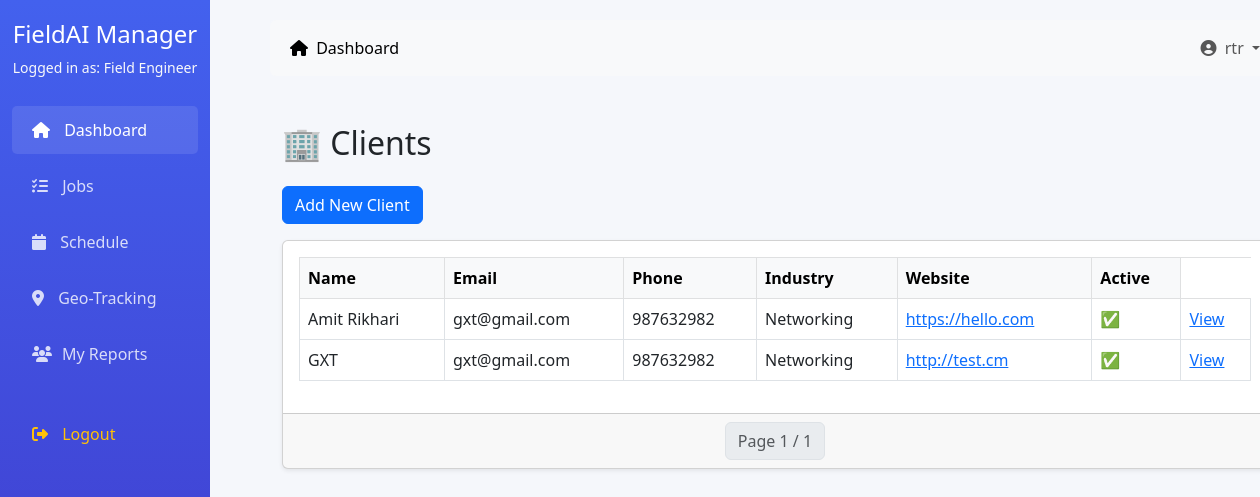
The page /dashboard/clients/ (signed in) on the database its author committed.
### accounts/models.py (models this page shows, shortened)
class CustomUser(AbstractUser):
    ROLE_CHOICES = (
        ('admin', 'Admin'),
        ('manager', 'Project Manager'),
        ('engineer', 'Field Engineer'),
        ('client', 'Client'),
        ('accounts', 'Accounts Team'),
    )
    role = models.CharField(max_length=20, choices=ROLE_CHOICES, default='engineer')
    phone = models.CharField(max_length=15, blank=True)
    address = models.TextField(blank=True)
    profile_picture = models.ImageField(upload_to='profiles/', blank=True)
    created_at = models.DateTimeField(auto_now=True)
    updated_at = models.DateTimeField(auto_now=True)

class ClientCompany(models.Model):   # or maybe named Client?
    name = models.CharField(max_length=255)
    contact_email = models.EmailField()
    contact_phone = models.CharField(max_length=20, blank=True, null=True)
    address = models.TextField(blank=True, null=True)
    industry = models.CharField(max_length=100, blank=True, null=True)
    website = models.URLField(blank=True, null=True)
    is_active = models.BooleanField(default=True)

### dashboard/views.py (the view)
# urls.py: path("clients/", views.client_list, name="client_list"),
@login_required
def client_list(request):
    clients = ClientCompany.objects.all().order_by("-id")
    paginator = Paginator(clients, 10)
    page = request.GET.get("page")
    clients_page = paginator.get_page(page)
    return render(request, "dashboard/client_list.html", {"clients_page": clients_page})

### dashboard/templates/dashboard/client_list.html (shortened to what this page needs)
{% extends "dashboard/base.html" %}
{% block content %}
<div class="container-fluid py-4">
  <h2 class="mb-4">🏢 Clients</h2>
  <div class="mb-3">
    <a href="{% url 'dashboard:client_add' %}" class="btn btn-primary">
       Add New Client
    </a>
  </div>
  <div class="card shadow-sm">
    <div class="card-body table-responsive">
      <table class="table table-bordered table-hover align-middle">
        <thead class="table-light">
          <tr>
            <th>Name</th>
            <th>Email</th>
            <th>Phone</th>
            <th>Industry</th>
            <th>Website</th>
            <th>Active</th>
          </tr>
        </thead>
        <tbody>
          {% for client in clients_page %}
          <tr>
            <td>{{ client.name }}</td>
            <td>{{ client.contact_email }}</td>
            <td>{{ client.contact_phone }}</td>
            <td>{{ client.industry }}</td>
            <td><a href="{{ client.website }}" target="_blank">{{ client.website }}</a></td>
            <td>
              {% if client.is_active %}
                ✅
              {% else %}
                ❌
              {% endif %}
            </td>
            <td><a href="{% url 'dashboard:client_detail' client.pk %}">View</a></td>
          </tr>
          {% empty %}
          <tr>
            <td colspan="6" class="text-center text-muted">No clients found</td>
          </tr>
          {% endfor %}
        </tbody>
      </table>
    </div>
    <div class="card-footer d-flex justify-content-center">
      <nav>
        <ul class="pagination mb-0">
          <li class="page-item disabled"><span class="page-link">Page {{ clients_page.number }} / {{ clients_page.paginator.num_pages }}</span></li>
        </ul>
      </nav>
    </div>
  </div>
</div>
{% endblock %}

### dashboard/templates/dashboard/base.html (shortened to what this page needs)
<!DOCTYPE html>
<html lang="en">
<head>
    <link href="https://cdn.jsdelivr.net/npm/bootstrap@5.3.0/dist/css/bootstrap.min.css" rel="stylesheet">
    <link rel="stylesheet" href="https://cdnjs.cloudflare.com/ajax/libs/font-awesome/6.4.0/css/all.min.css">
</head>
<body>
    <div class="container-fluid">
        <div class="row">
            <div class="col-md-2 sidebar d-none d-md-block">
                <div class="text-center mb-4">
                    <h4>FieldAI Manager</h4>
                    <p class="text-light small">Logged in as: {{ user.get_role_display }}</p>
                </div>
                <ul class="nav flex-column">
                    <li class="nav-item">
                        <a class="nav-link active" href="{% if user.role == 'admin' %}{% url 'dashboard:admin_dashboard' %}{% elif user.role == 'manager' %}{% url 'dashboard:manager_dashboard' %}{% elif user.role == 'engineer' %}{% url 'dashboard:engineer_dashboard' %}{% elif user.role == 'client' %}{% url 'dashboard:client_dashboard' %}{% elif user.role == 'accounts' %}{% url 'dashboard:accounts_dashboard' %}{% else %}#{% endif %}">
                            <i class="fas fa-home"></i> Dashboard
                        </a>
                    </li>
                    <li class="nav-item">
                        <a class="nav-link" href="{% if user.role == 'manager' %}{% url 'dashboard:manager_jobs' %}{% elif user.role == 'engineer' %}{% url 'dashboard:engineer_jobs' %}{% else %}#{% endif %}">
                            <i class="fas fa-tasks"></i> Jobs
                        </a>
                    </li>
                    <li class="nav-item">
                        <a class="nav-link" href="#">
                            <i class="fas fa-calendar"></i> Schedule
                        </a>
                    </li>
                    <li class="nav-item">
                        <a class="nav-link" href="#">
                            <i class="fas fa-map-marker-alt"></i> Geo-Tracking
                        </a>
                    </li>
                    {% if request.user.is_authenticated and request.user.role == 'engineer' %}
                     <li class="nav-item"><a class="nav-link" href="{% url 'dashboard:engineer_report' %}"><i class="fas fa-users"></i>My Reports</a></li>
                 {% endif %}
                    <li class="nav-item mt-4">
                        <a class="nav-link text-warning" href="{% url 'accounts:logout' %}">
                            <i class="fas fa-sign-out-alt"></i> Logout
                        </a>
                    </li>
                </ul>
            </div>
            <div class="col-md-10 main-content">
                <nav class="navbar navbar-expand-lg navbar-light bg-light mb-4 rounded">
                    <div class="container-fluid">
                        <div class="collapse navbar-collapse" id="navbarNav">
                            <ul class="navbar-nav me-auto">
                                <li class="nav-item">
                                    <a class="nav-link active" href="{% if user.role == 'admin' %}{% url 'dashboard:admin_dashboard' %}{% elif user.role == 'manager' %}{% url 'dashboard:manager_dashboard' %}{% elif user.role == 'engineer' %}{% url 'dashboard:engineer_dashboard' %}{% elif user.role == 'client' %}{% url 'dashboard:client_dashboard' %}{% elif user.role == 'accounts' %}{% url 'dashboard:accounts_dashboard' %}{% else %}#{% endif %}">
                                        <i class="fas fa-home me-1"></i> Dashboard
                                    </a>
                                </li>
                            </ul>
                            <ul class="navbar-nav">
                                <li class="nav-item dropdown">
                                    <a class="nav-link dropdown-toggle" href="#" id="navbarDropdown" role="button" data-bs-toggle="dropdown">
                                        <i class="fas fa-user-circle me-1"></i> {{ user.username }}
                                    </a>
                                </li>
                            </ul>
                        </div>
                    </div>
                </nav>
                {% block content %}
                {% endblock %}
            </div>
        </div>
    </div>
</body>
</html>

### dashboard/templates/dashboard/base.html (style rules this page uses)
:root { --primary: #4361ee; --secondary: #3f37c9; --success: #4cc9f0; --info: #4895ef; --warning: #f72585; --danger: #e63946; --light: #f8f9fa; --dark: #212529; }
body { font-family: 'Segoe UI', Tahoma, Geneva, Verdana, sans-serif; background-color: #f5f7fb; }
.sidebar { background: linear-gradient(to bottom, var(--primary), var(--secondary)); color: white; height: 100vh; position: fixed; padding-top: 20px; }
.sidebar .nav-link { color: rgba(255, 255, 255, 0.8); padding: 12px 20px; margin: 4px 0; border-radius: 5px; }
.sidebar .nav-link:hover, .sidebar .nav-link.active { background-color: rgba(255, 255, 255, 0.1); color: white; }
.sidebar .nav-link i { margin-right: 10px; }
.main-content { margin-left: 250px; padding: 20px; }

### rows shown on the page
CustomUser: role "Field Engineer", username "rtr"
ClientCompany: name "Amit Rikhari", contact_email "gxt@gmail.com", contact_phone "987632982", industry "Networking", website "https://hello.com"
ClientCompany: name "GXT", contact_email "gxt@gmail.com", contact_phone "987632982", industry "Networking", website "http://test.cm"

### other values the page prints
{{ clients_page.number }} "1"
{{ clients_page.paginator.num_pages }} "1"
